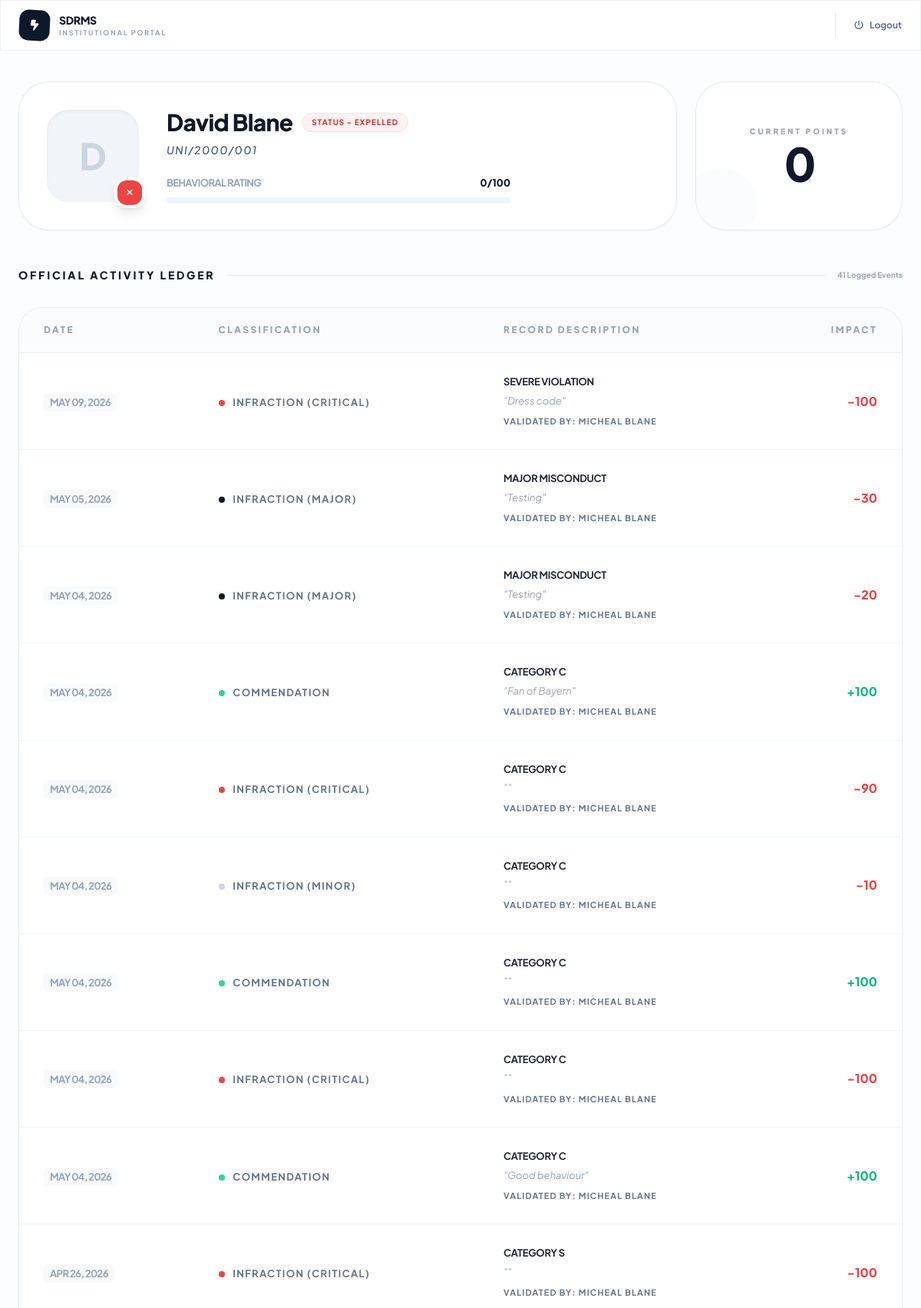
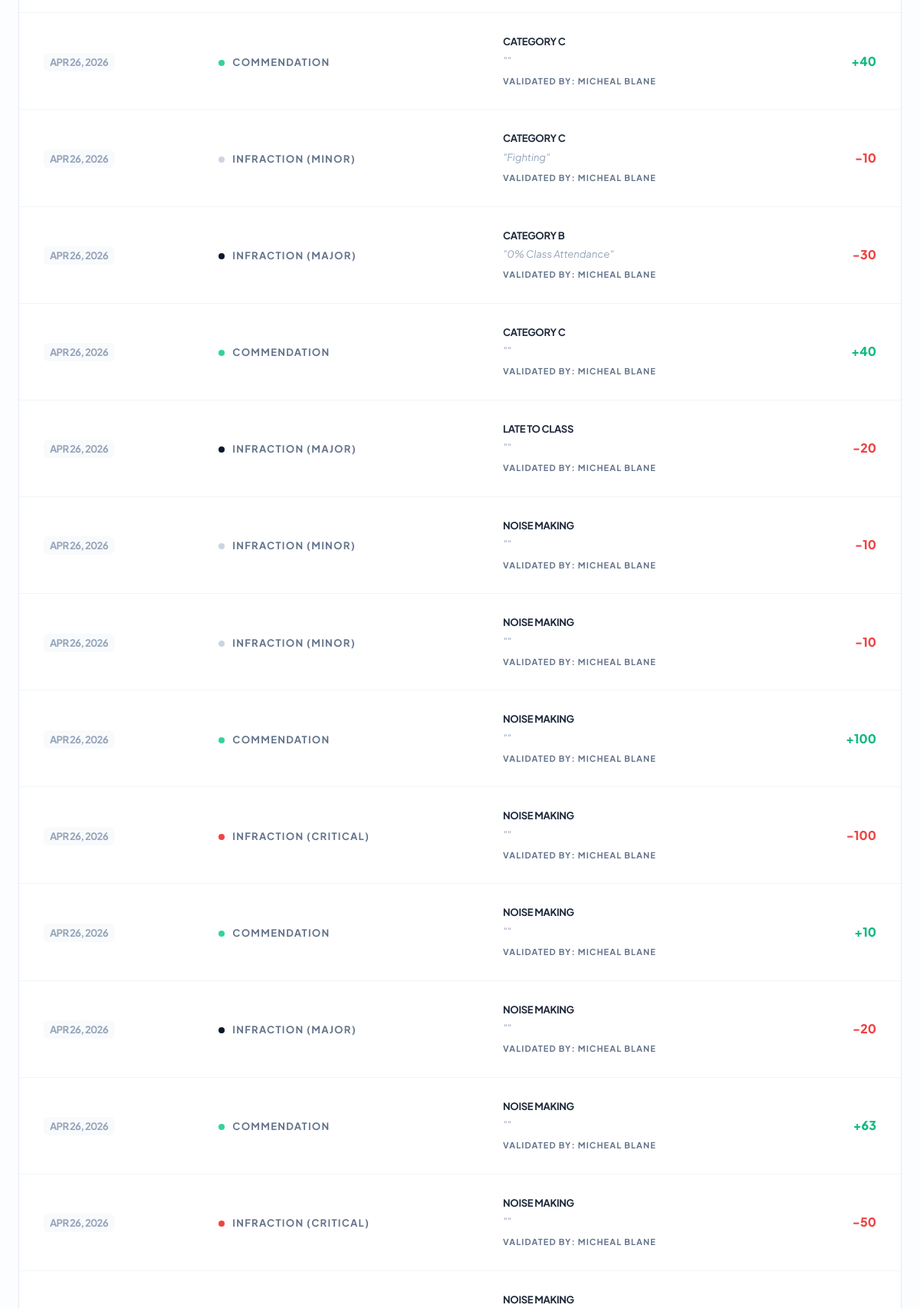
Screenshot of /student_dashboard.php (signed in, upper part) with the database file from the repository (2 pictures, top to bottom).
### tables this page shows
CREATE TABLE `students` (
  `student_id` int(11) NOT NULL,
  `full_name` varchar(100) DEFAULT NULL,
  `matric_no` varchar(20) DEFAULT NULL,
  `password` varchar(255) DEFAULT NULL,
  `behavior_points` int(11) DEFAULT 100
);

CREATE TABLE `infractions` (
  `infraction_id` int(11) NOT NULL,
  `student_id` int(11) DEFAULT NULL,
  `staff_id` int(11) DEFAULT NULL,
  `offense_type` varchar(100) DEFAULT NULL,
  `points_deducted` int(11) DEFAULT NULL,
  `description` text DEFAULT NULL,
  `date_recorded` timestamp NOT NULL DEFAULT current_timestamp()
);

CREATE TABLE `staff` (
  `staff_id` int(11) NOT NULL,
  `staff_name` varchar(100) DEFAULT NULL,
  `staff_id_no` varchar(20) DEFAULT NULL,
  `password` varchar(255) DEFAULT NULL
);

### student_dashboard.php (the view, shortened to what this page needs)
<?php
include('db.php');
$student_id = $_SESSION['user']['student_id'];
$res = mysqli_query($conn, "SELECT * FROM students WHERE student_id = '$student_id'");
$student = mysqli_fetch_assoc($res);
$history_query = "SELECT infractions.*, staff.staff_name
                  FROM infractions
                  JOIN staff ON infractions.staff_id = staff.staff_id
                  WHERE student_id = '$student_id'
                  ORDER BY date_recorded DESC";
$history = mysqli_query($conn, $history_query);
?>
<!DOCTYPE html>
<html lang="en">
<head>
    <script src="https://cdn.tailwindcss.com"></script>
    <link rel="stylesheet" href="https://cdnjs.cloudflare.com/ajax/libs/font-awesome/6.4.0/css/all.min.css">
</head>
<body class="bg-[#fcfdfe] bg-pattern min-h-screen text-slate-900">
    <nav class="sticky top-0 z-50 glass-card border-b border-slate-200/60 px-6 py-3">
        <div class="max-w-[90rem] mx-auto flex justify-between items-center">
            <div class="flex items-center gap-3">
                <div class="w-10 h-10 bg-slate-900 rounded-xl flex items-center justify-center text-white rotate-3 group-hover:rotate-0 transition-transform">
                    <i class="fa-solid fa-bolt-lightning text-sm"></i>
                </div>
                <div>
                    <span class="block text-sm font-extrabold tracking-tight text-slate-900">SDRMS</span>
                    <span class="block text-[9px] font-bold text-slate-400 uppercase tracking-[0.2em]">Institutional Portal</span>
                </div>
            </div>
            <div class="flex items-center gap-6">
                <a href="index.php" class="text-xs font-bold text-slate-500 hover:text-red-500 transition-colors flex items-center gap-2">
                    <i class="fa-solid fa-power-off"></i> Logout
                </a>
            </div>
        </div>
    </nav>
    <main class="max-w-[90rem] mx-auto px-6 py-10">
        <div class="grid grid-cols-1 lg:grid-cols-4 gap-6 mb-12">
            <div class="lg:col-span-3 glass-card rounded-[2.5rem] p-8 flex flex-col md:flex-row items-center gap-8 shadow-sm">
                <div class="relative">
                    <div class="w-32 h-32 bg-slate-100 rounded-[2rem] flex items-center justify-center border-4 border-white shadow-inner">
                        <span class="text-5xl font-black text-slate-300"><?php echo strtoupper(substr($student['full_name'], 0, 1)); ?></span>
                    </div>
                    <div class="absolute -bottom-1 -right-1 w-10 h-10 <?php echo $student['behavior_points'] <= 0 ? 'bg-red-500' : 'bg-emerald-500'; ?> border-4 border-white rounded-2xl flex items-center justify-center text-white shadow-lg">
                        <i class="fa-solid <?php echo $student['behavior_points'] <= 0 ? 'fa-xmark' : 'fa-check'; ?> text-xs"></i>
                    </div>
                </div>
                <div class="text-center md:text-left flex-1">
                    <div class="flex flex-col md:flex-row md:items-center gap-3 mb-2">
                        <h1 class="text-3xl font-extrabold text-slate-900 tracking-tight"><?php echo $student['full_name']; ?></h1>
                        <?php if ($student['behavior_points'] <= 0): ?>
                            <span class="inline-block px-3 py-1 bg-red-50 text-red-600 rounded-full text-[10px] font-bold uppercase tracking-widest border border-red-100 self-center">Status - Expelled</span>
                        <?php else: ?>
                            <span class="inline-block px-3 py-1 bg-emerald-50 text-emerald-600 rounded-full text-[10px] font-bold uppercase tracking-widest border border-emerald-100 self-center">Status - Active</span>
                        <?php endif; ?>
                    </div>
                    <p class="text-slate-600 font-medium text-sm mb-6 uppercase tracking-widest italic"><?php echo $student['matric_no']; ?></p>
                    <div class="max-w-md">
                        <div class="flex justify-between items-center mb-2">
                            <span class="text-[13px] font-bold text-slate-400 uppercase tracking-tighter">Behavioral Rating</span>
                            <span class="text-[13px] font-extrabold text-slate-900"><?php echo $student['behavior_points']; ?>/100</span>
                        </div>
                        <div class="h-2 w-full bg-slate-100 rounded-full p-0.5">
                        </div>
                    </div>
                </div>
            </div>
            <div class="glass-card rounded-[2.5rem] p-8 flex flex-col items-center justify-center text-center shadow-sm relative overflow-hidden">
                <div class="relative z-10">
                    <span class="block text-[10px] font-black text-slate-400 uppercase tracking-[0.3em] mb-1">Current Points</span>
                    <span class="text-6xl font-black text-slate-900 tracking-tighter"><?php echo $student['behavior_points']; ?></span>
                </div>
                <div class="absolute -bottom-4 -left-4 w-24 h-24 bg-slate-50 rounded-full mix-blend-multiply opacity-50"></div>
            </div>
        </div>
        <div class="flex items-center gap-4 mb-8">
            <h2 class="text-sm font-black text-slate-900 uppercase tracking-[0.2em]">Official Activity Ledger</h2>
            <div class="h-[1px] flex-1 bg-slate-200"></div>
            <span class="text-[10px] font-bold text-slate-400"><?php echo mysqli_num_rows($history); ?> Logged Events</span>
        </div>
        <div class="glass-card rounded-[2rem] overflow-hidden shadow-sm">
            <table class="w-full text-left border-collapse">
                <thead>
                    <tr class="bg-slate-50/50 border-b border-slate-200/60">
                        <th class="px-8 py-5 text-[12px] font-black text-slate-400 uppercase tracking-[0.2em]">Date</th>
                        <th class="px-8 py-5 text-[12px] font-black text-slate-400 uppercase tracking-[0.2em]">Classification</th>
                        <th class="px-8 py-5 text-[12px] font-black text-slate-400 uppercase tracking-[0.2em]">Record Description</th>
                        <th class="px-8 py-5 text-[12px] font-black text-slate-400 uppercase tracking-[0.2em] text-right">Impact</th>
                    </tr>
                </thead>
                <tbody class="divide-y divide-slate-100">
                    <?php if(mysqli_num_rows($history) > 0): ?>
                        <?php while($row = mysqli_fetch_assoc($history)): ?>
                        <tr class="hover:bg-white transition-colors group">
                            <td class="px-8 py-7">
                                <span class="text-[13px] font-bold text-slate-400 bg-slate-50 px-2 py-1 rounded-md uppercase tracking-tighter">
                                    <?php echo date('M d, Y', strtotime($row['date_recorded'])); ?>
                                </span>
                            </td>
                            <td class="px-8 py-7">
                                <?php
                                if ($row['points_deducted'] > 0) {
                                    echo '<span class="w-2 h-2 rounded-full bg-emerald-400 inline-block mr-2"></span> <span class="text-[13px] font-bold text-slate-500 uppercase tracking-widest">Commendation</span>';
                                } else {
                                    $pts = abs($row['points_deducted']);
                                    $color = $pts >= 50 ? 'bg-red-500' : ($pts >= 20 ? 'bg-slate-900' : 'bg-slate-300');
                                    $label = $pts >= 50 ? 'Critical' : ($pts >= 20 ? 'Major' : 'Minor');
                                    echo '<span class="w-2 h-2 rounded-full '.$color.' inline-block mr-2"></span> <span class="text-[13px] font-bold text-slate-500 uppercase tracking-widest">Infraction ('.$label.')</span>';
                                }
                                ?>
                            </td>
                            <td class="px-8 py-7">
                                <div class="text-[13px] font-bold text-slate-800 uppercase tracking-tight mb-1"><?php echo $row['offense_type']; ?></div>
                                <p class="text-[13px] text-slate-400 leading-relaxed italic">"<?php echo $row['description']; ?>"</p>
                                <div class="mt-2 text-[11px] font-bold text-slate-500 uppercase tracking-widest">Validated by: <?php echo $row['staff_name']; ?></div>
                            </td>
                            <td class="px-8 py-7 text-right">
                                <span class="text-[16px] font-black <?php echo $row['points_deducted'] >= 0 ? 'text-emerald-500' : 'text-red-500'; ?>">
                                    <?php echo ($row['points_deducted'] > 0 ? '+' : '') . $row['points_deducted']; ?>
                                </span>
                            </td>
                        </tr>
                        <?php endwhile; ?>
                    <?php endif; ?>
                </tbody>
            </table>
        </div>
    </main>
</body>
</html>

### student_dashboard.php (style rules this page uses)
body { font-family: 'Plus Jakarta Sans', sans-serif; }
.glass-card { background: rgba(255, 255, 255, 0.8); backdrop-filter: blur(12px); border: 1px solid rgba(226, 232, 240, 0.8); }
.bg-pattern { background-image: radial-gradient(#e2e8f0 0.5px, transparent 0.5px); background-size: 24px 24px; }

### rows the page displays
students: full_name "D", full_name "David Blane", matric_no "UNI/2000/001", behavior_points "0"
infractions: date_recorded "MAY 09, 2026", points_deducted "CRITICAL", offense_type "SEVERE VIOLATION", description "Dress code", staff.staff_name "MICHEAL BLANE", points_deducted "-100"
infractions: date_recorded "MAY 05, 2026", points_deducted "MAJOR", offense_type "MAJOR MISCONDUCT", description "Testing", staff.staff_name "MICHEAL BLANE", points_deducted "-30"
infractions: date_recorded "MAY 04, 2026", points_deducted "MAJOR", offense_type "MAJOR MISCONDUCT", description "Testing", staff.staff_name "MICHEAL BLANE", points_deducted "-20"
infractions: date_recorded "MAY 04, 2026", shows "COMMENDATION", offense_type "CATEGORY C", description "Fan of Bayern", staff.staff_name "MICHEAL BLANE", points_deducted "100"
infractions: date_recorded "MAY 04, 2026", points_deducted "CRITICAL", offense_type "CATEGORY C", staff.staff_name "MICHEAL BLANE", points_deducted "-90"
infractions: date_recorded "MAY 04, 2026", points_deducted "MINOR", offense_type "CATEGORY C", staff.staff_name "MICHEAL BLANE", points_deducted "-10"
infractions: date_recorded "MAY 04, 2026", shows "COMMENDATION", offense_type "CATEGORY C", staff.staff_name "MICHEAL BLANE", points_deducted "100"
infractions: date_recorded "MAY 04, 2026", points_deducted "CRITICAL", offense_type "CATEGORY C", staff.staff_name "MICHEAL BLANE", points_deducted "-100"
infractions: date_recorded "MAY 04, 2026", shows "COMMENDATION", offense_type "CATEGORY C", description "Good behaviour", staff.staff_name "MICHEAL BLANE", points_deducted "100"
infractions: date_recorded "APR 26, 2026", points_deducted "CRITICAL", offense_type "CATEGORY S", staff.staff_name "MICHEAL BLANE", points_deducted "-100"
infractions: date_recorded "APR 26, 2026", shows "COMMENDATION", offense_type "CATEGORY C", staff.staff_name "MICHEAL BLANE", points_deducted "40"
infractions: date_recorded "APR 26, 2026", points_deducted "MINOR", offense_type "CATEGORY C", description "Fighting", staff.staff_name "MICHEAL BLANE", points_deducted "-10"
infractions: date_recorded "APR 26, 2026", points_deducted "MAJOR", offense_type "CATEGORY B", description "0% Class Attendance", staff.staff_name "MICHEAL BLANE", points_deducted "-30"
infractions: date_recorded "APR 26, 2026", shows "COMMENDATION", offense_type "CATEGORY C", staff.staff_name "MICHEAL BLANE", points_deducted "40"
infractions: date_recorded "APR 26, 2026", points_deducted "MAJOR", offense_type "LATE TO CLASS", staff.staff_name "MICHEAL BLANE", points_deducted "-20"
infractions: date_recorded "APR 26, 2026", points_deducted "MINOR", offense_type "NOISE MAKING", staff.staff_name "MICHEAL BLANE", points_deducted "-10"
infractions: date_recorded "APR 26, 2026", points_deducted "MINOR", offense_type "NOISE MAKING", staff.staff_name "MICHEAL BLANE", points_deducted "-10"
infractions: date_recorded "APR 26, 2026", shows "COMMENDATION", offense_type "NOISE MAKING", staff.staff_name "MICHEAL BLANE", points_deducted "100"
infractions: date_recorded "APR 26, 2026", points_deducted "CRITICAL", offense_type "NOISE MAKING", staff.staff_name "MICHEAL BLANE", points_deducted "-100"
infractions: date_recorded "APR 26, 2026", shows "COMMENDATION", offense_type "NOISE MAKING", staff.staff_name "MICHEAL BLANE", points_deducted "10"
infractions: date_recorded "APR 26, 2026", points_deducted "MAJOR", offense_type "NOISE MAKING", staff.staff_name "MICHEAL BLANE", points_deducted "-20"
infractions: date_recorded "APR 26, 2026", shows "COMMENDATION", offense_type "NOISE MAKING", staff.staff_name "MICHEAL BLANE", points_deducted "63"
infractions: date_recorded "APR 26, 2026", points_deducted "CRITICAL", offense_type "NOISE MAKING", staff.staff_name "MICHEAL BLANE", points_deducted "-50"
infractions: offense_type "NOISE MAKING"

### other values shown
mysqli_num_rows($history) "41"
